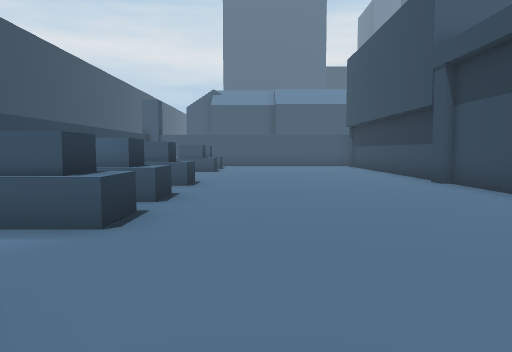
View 1 (above)

24 first-person views from a walk through a Unity game level. The camera is 1.5 m above the floor, tilts 4° down and sees 70° across. The floor is counted in squares, 2 m on a side. Each view is taken from the middle of a square. On the plan, view 1 faces up. The plan holds only what a view shows up to about 11 squares ahead; the rest is blank. The place goes on beyond the plan. The player is left out.

View 2
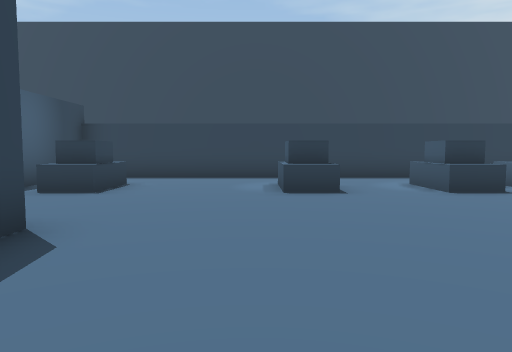

View 3
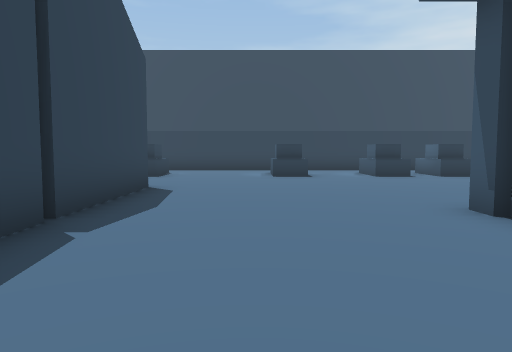

View 4
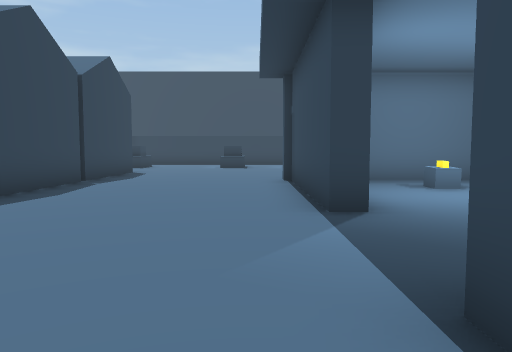

View 5
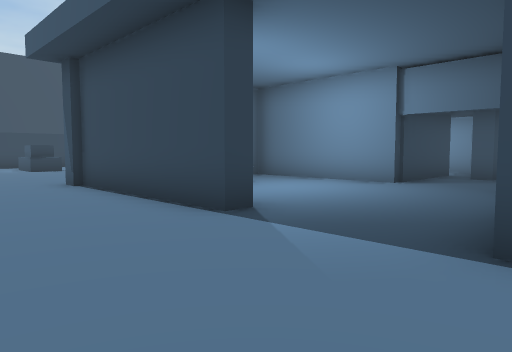

View 6
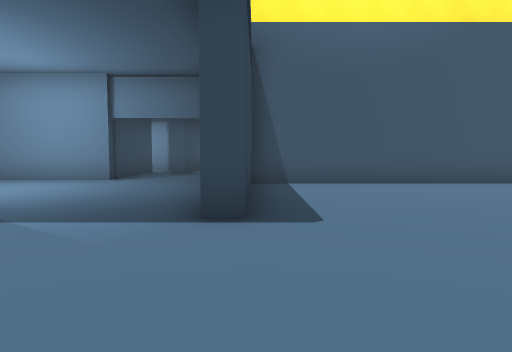

View 7
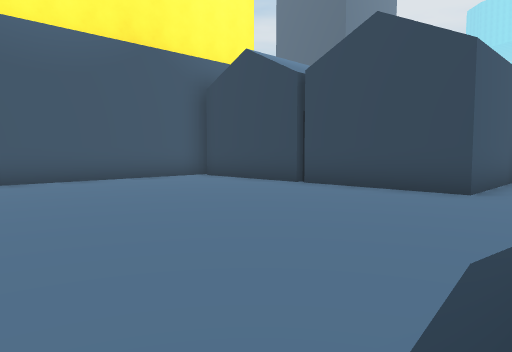

View 8
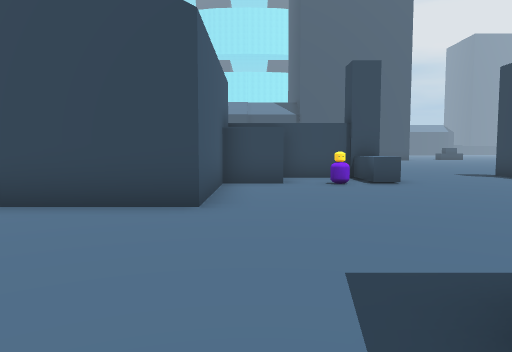

View 9
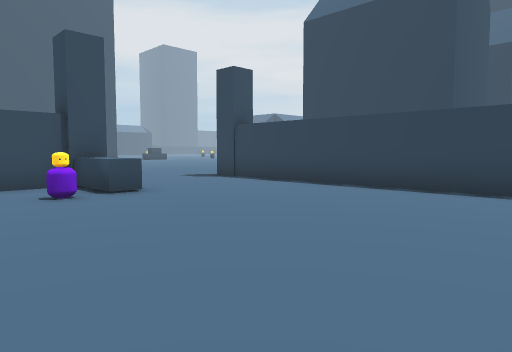

View 10
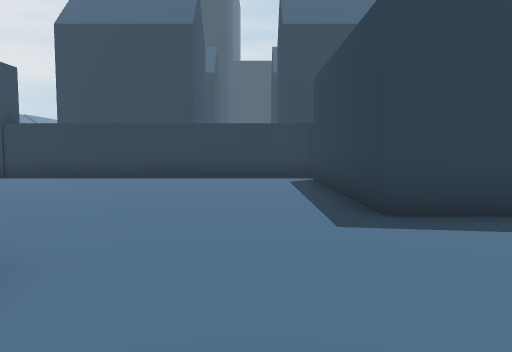

View 11
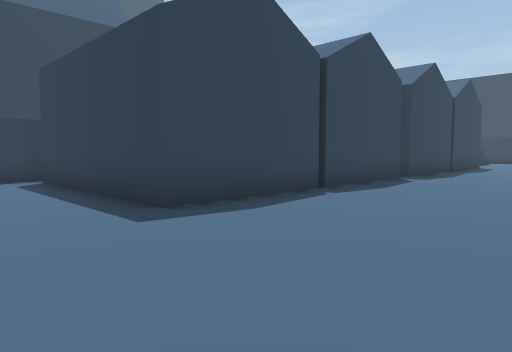

View 12
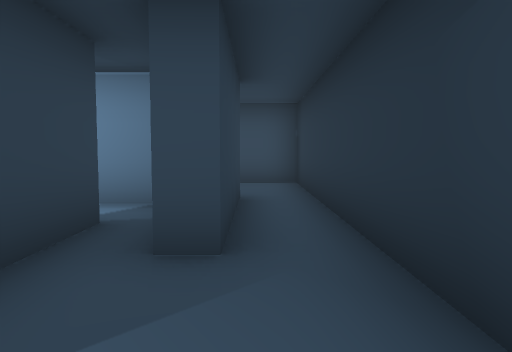

View 13
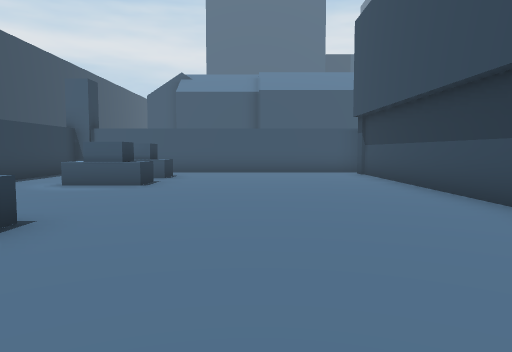

View 14
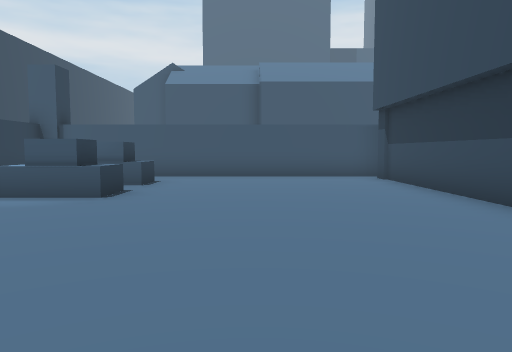

View 15
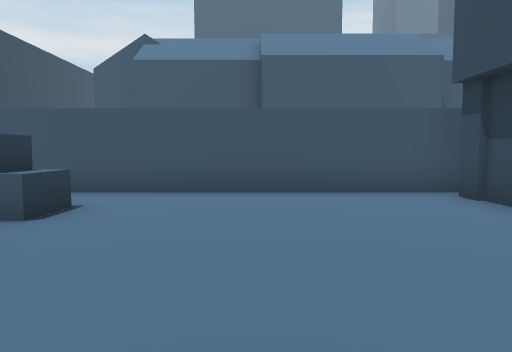

View 16
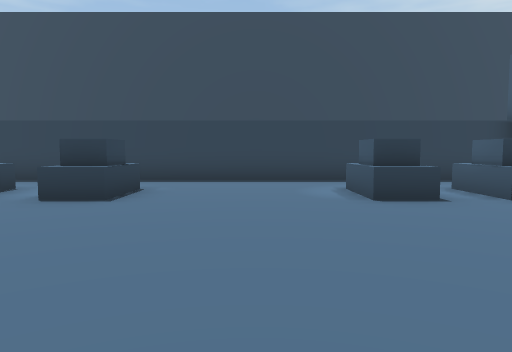

View 17
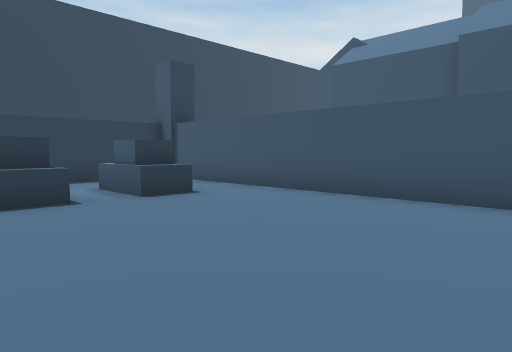

View 18
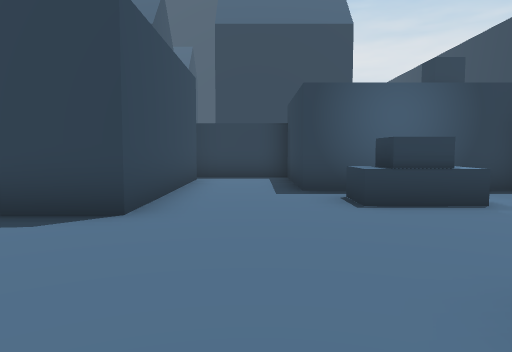

View 19
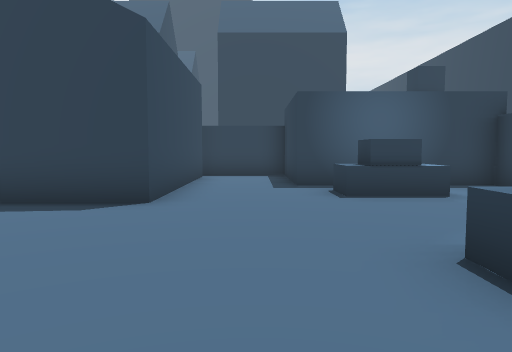

View 20
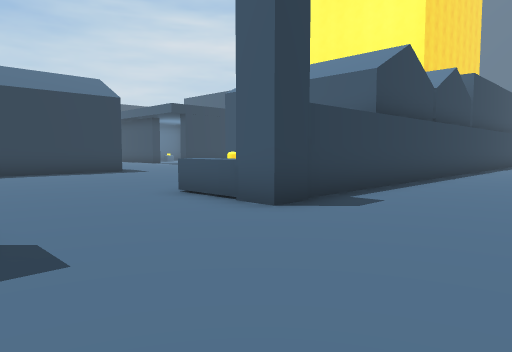

View 21
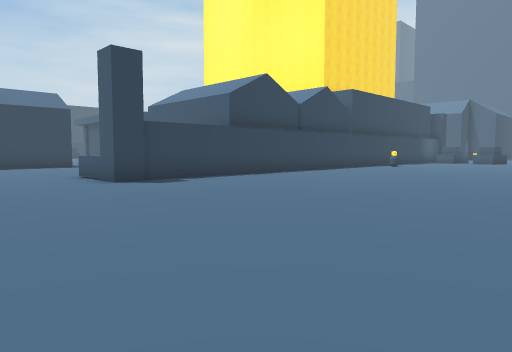

View 22
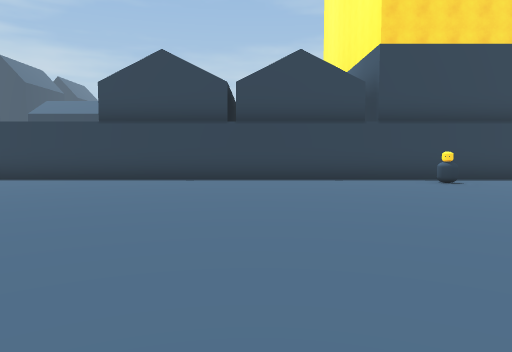

View 23
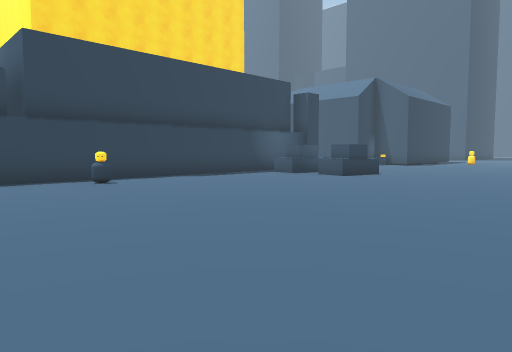

View 24
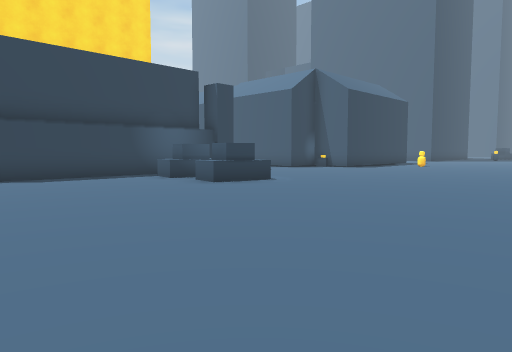

### Floor plan
Key: @ floor where view 1 was taken; # wall or solid block; . floor; O other object.
Columns run from 5 left of view 1 to 36 right of it. Each row starts with its distance up from view 1.
 24      O
 23      OO
 22    OOOOOOO
 21                                       ..
 20                                      ...
 19                                     ....
 18 O##########                        .....
 17 # ........#     ##                .......
 16 # OO......#     .#              O O......
 15 #.OO......#     .#              O.O......
 14 #.........#    O.#            #..........
 13 #.OO......#  OOO.#            #..........
 12 #.........#   . .#            #...........
 11 #.........#   ##.#            #...........
 10 #.........#   #..#            #...........
  9 #.........####O..#            #...........
  8 # OO......#...... #######     #.O........
  7 # ........#.......#......O    #..........
  6 #.OO......#.O.....#......O    O..........
  5 #  .......#.......#......OOO  O..........
  4 #.OO..... # ......#......OO   O..........
  3 #.........#####...#......O   O#.........
  2 #........................O    O........
  1 #.OO.....................O OOOO.......
  0 #....@...................OOOOO#........
 -1 #............................O#........
 -2 #.............................#........
 -3 #.OO...OOOOOOO OOOOOOO......O.#........
 -4 #.OO...O        O    O......OOO........
 -5 #####..O             O..................
 -6     #..O             O..................
 -7     #..O             O..................
 -8     ####             #########O.... ....

Where each view was taken, in squares from view 1:
view 1: 0 up, 0 right, facing up
view 2: 0 up, 5 right, facing left
view 3: 0 up, 9 right, facing left
view 4: 2 up, 14 right, facing left
view 5: 0 up, 13 right, facing up-left
view 6: 1 down, 13 right, facing up
view 7: 2 down, 13 right, facing up-right
view 8: 1 down, 15 right, facing right
view 9: 1 down, 17 right, facing down-right
view 10: 2 up, 18 right, facing down
view 11: 2 up, 19 right, facing down-left
view 12: 8 up, 11 right, facing up
view 13: 5 up, 1 right, facing up
view 14: 7 up, 1 right, facing up
view 15: 11 up, 1 right, facing up
view 16: 11 up, 4 right, facing left
view 17: 12 up, 4 right, facing up-left
view 18: 2 up, 0 right, facing down
view 19: 3 up, 0 right, facing down
view 20: 8 down, 29 right, facing up-left
view 21: 8 down, 34 right, facing up-left
view 22: 4 up, 35 right, facing left
view 23: 5 up, 35 right, facing up-left
view 24: 9 up, 36 right, facing up-left
